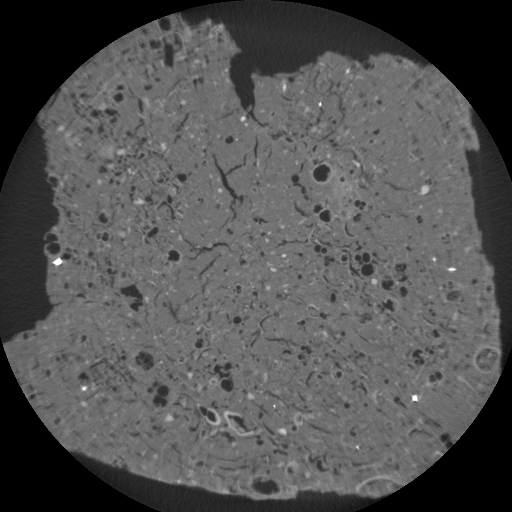
#> input picture rockscan.png, 512 x 512 px
$ python crop_threshold.py
#> lines starting #> are read from the running program, lines starting #| are printed output that depends on the picture; after the words box and inside, x2 and y2 are one past the last pixel; in counts of white or black regions, pixels touching at a corner belong together
import numpy as np      # import numpy
from PIL import Image   # and PIL image module

img = Image.open("rockscan.png")  # open the image
#> img is the input picture: PIL image 512x512 L; min 0, max 255, mean 82.2
img_array = np.array(img)         # and convert it to a numpy array

cropped_array = img_array[128:128+256, 128:128+256]   # slice it to crop it
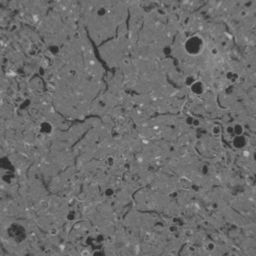
#> cropped_array: shape (256, 256); min 43, max 203, mean 108.9

median = np.median(cropped_array)              # find the median
#> median = 111
cropped_array[cropped_array >= median] = 255   # set values >= median to white
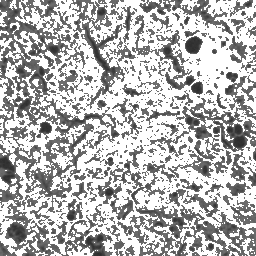
#> cropped_array: shape (256, 256); min 43, max 255, mean 182.5
cropped_array[cropped_array < median] = 0      # set values < median to black
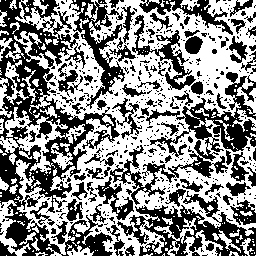
#> cropped_array: shape (256, 256); 53.8% white; 511 black regions (435 under 20 px), largest, box (x1, y1, x2, y2) and area: (0, 0, 120, 256) 10637, (110, 72, 256, 205) 4273, (117, 191, 256, 256) 3325

# write the file back out... done!
img2 = Image.fromarray(cropped_array)
img2.save("rockscancut2.png")
